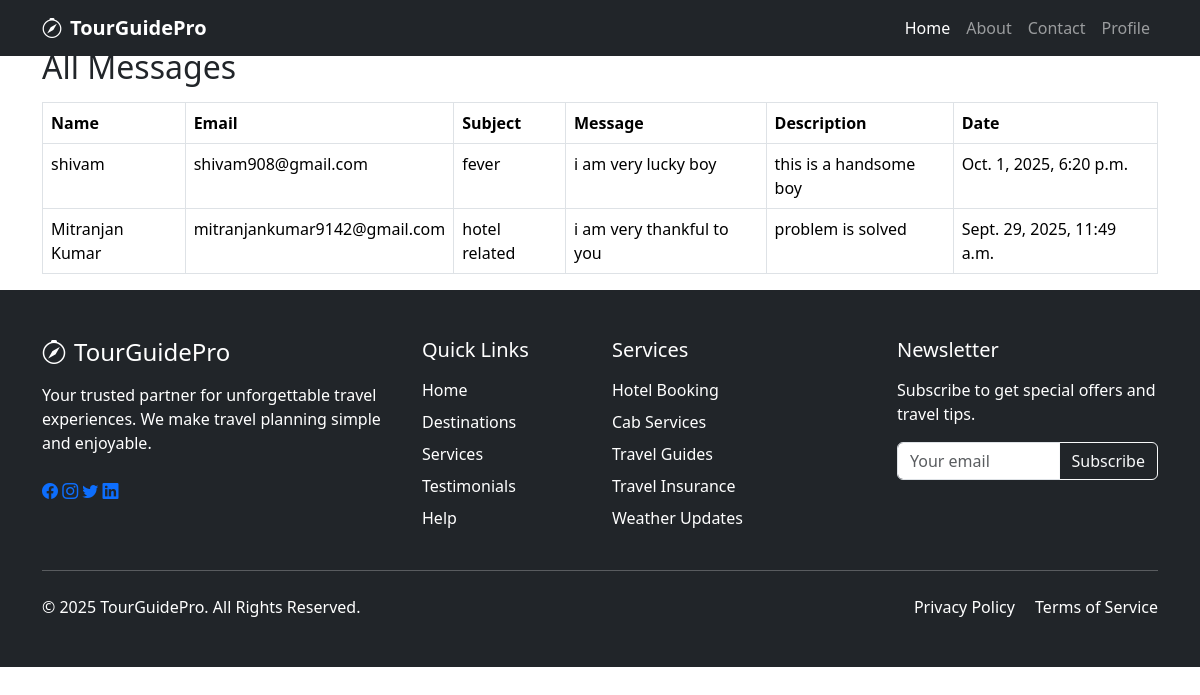
Screenshot of /messages/ with the database file from the repository.
### service/models.py (models this page shows, shortened)
class ContactMessage(models.Model):
    name = models.CharField(max_length=100)
    email = models.EmailField()
    subject = models.CharField(max_length=200)
    message = models.TextField()
    description = models.TextField()  # use lowercase field name
    created_at = models.DateTimeField(auto_now_add=True)

### wscubetech/views.py (the view)
# urls.py: path("messages/", messages_list_view, name="messages_list"),
def messages_list_view(request):
    messages_data = ContactMessage.objects.all().order_by('-created_at')
    return render(request, 'messages_list.html', {'messages': messages_data})

### templates/messages_list.html
{% extends 'base.html' %}
{% block content %}
<div class="container mt-5">
  <h2>All Messages</h2>
  <table class="table table-bordered mt-3">
    <thead>
      <tr>
        <th>Name</th>
        <th>Email</th>
        <th>Subject</th>
        <th>Message</th>
        <th>Description</th>
        <th>Date</th>
      </tr>
    </thead>
    <tbody>
      {% for msg in messages %}
      <tr>
        <td>{{ msg.name }}</td>
        <td>{{ msg.email }}</td>
        <td>{{ msg.subject }}</td>
        <td>{{ msg.message }}</td>
        <td>{{ msg.description }}</td>
        <td>{{ msg.created_at }}</td>
      </tr>
      {% empty %}
      <tr>
        <td colspan="6">No messages yet.</td>
      </tr>
      {% endfor %}
    </tbody>
  </table>
</div>
{% endblock %}

### templates/base.html (shortened to what this page needs)
<!DOCTYPE html>
<html lang="en">
<head>
  <link href="https://cdn.jsdelivr.net/npm/bootstrap@5.3.2/dist/css/bootstrap.min.css" rel="stylesheet">
  <link rel="stylesheet" href="https://cdn.jsdelivr.net/npm/bootstrap-icons@1.10.5/font/bootstrap-icons.css">
</head>
<body>
  {% include "header.html" %}
    {% block content %}
    {% endblock %}
  {% include "footer.html" %}
</body>
</html>

### templates/header.html (shortened to what this page needs)
<nav class="navbar navbar-expand-lg navbar-dark bg-dark fixed-top">
  <div class="container">
    <a class="navbar-brand fw-bold" href="{% url 'home' %}">
      <i class="bi bi-compass me-2"></i>TourGuidePro
    </a>
    <div class="collapse navbar-collapse" id="navbarNav">
      <ul class="navbar-nav ms-auto">
        <li class="nav-item">
          <a class="nav-link active" href="{% url 'home' %}">Home</a>
        </li>
        <li class="nav-item">
          <a class="nav-link" href="{% url 'about' %}">About</a>
        </li>
        <li class="nav-item">
          <a class="nav-link" href="{% url 'contact' %}">Contact</a>
        </li>
        <li class="nav-item">
          <a class="nav-link" href="{% url 'profile' %}">Profile</a>
        </li>
      </ul>
    </div>
  </div>
</nav>

### templates/footer.html (shortened to what this page needs)
<footer class="bg-dark text-white py-5">
  <div class="container">
    <div class="row">
      <div class="col-lg-4 mb-4 mb-lg-0">
        <h4 class="mb-3"><i class="bi bi-compass me-2"></i>TourGuidePro</h4>
        <p>Your trusted partner for unforgettable travel experiences. We make travel planning simple and enjoyable.</p>
        <div class="social-icons mt-4">
          <a href="#"><i class="bi bi-facebook"></i></a>
          <a href="#"><i class="bi bi-instagram"></i></a>
          <a href="#"><i class="bi bi-twitter"></i></a>
          <a href="#"><i class="bi bi-linkedin"></i></a>
        </div>
      </div>
      <div class="col-lg-2 col-md-6 mb-4 mb-lg-0">
        <h5 class="mb-3">Quick Links</h5>
        <ul class="list-unstyled">
          <li class="mb-2"><a href="#" class="text-white text-decoration-none">Home</a></li>
          <li class="mb-2"><a href="#destinations" class="text-white text-decoration-none">Destinations</a></li>
          <li class="mb-2"><a href="#services" class="text-white text-decoration-none">Services</a></li>
          <li class="mb-2"><a href="#testimonials" class="text-white text-decoration-none">Testimonials</a></li>
          <li><a href="{% url 'Help' %}" class="text-white text-decoration-none">Help</a></li>
        </ul>
      </div>
      <div class="col-lg-3 col-md-6 mb-4 mb-lg-0">
        <h5 class="mb-3">Services</h5>
        <ul class="list-unstyled">
          <li class="mb-2"><a href="#" class="text-white text-decoration-none">Hotel Booking</a></li>
          <li class="mb-2"><a href="#" class="text-white text-decoration-none">Cab Services</a></li>
          <li class="mb-2"><a href="#" class="text-white text-decoration-none">Travel Guides</a></li>
          <li class="mb-2"><a href="#" class="text-white text-decoration-none">Travel Insurance</a></li>
          <li><a href="#" class="text-white text-decoration-none">Weather Updates</a></li>
        </ul>
      </div>
      <div class="col-lg-3">
        <h5 class="mb-3">Newsletter</h5>
        <p>Subscribe to get special offers and travel tips.</p>
        <form class="mt-3">
          <div class="input-group">
            <input type="email" class="form-control" placeholder="Your email">
            <button class="btn btn-outline-light" type="button">Subscribe</button>
          </div>
        </form>
      </div>
    </div>
    <hr class="my-4">
    <div class="row align-items-center">
      <div class="col-md-6">
        <p class="mb-0">&copy; 2025 TourGuidePro. All Rights Reserved.</p>
      </div>
      <div class="col-md-6 text-md-end">
        <a href="#" class="text-white text-decoration-none me-3">Privacy Policy</a>
        <a href="#" class="text-white text-decoration-none">Terms of Service</a>
      </div>
    </div>
  </div>
</footer>

### rows the page displays
ContactMessage: name "shivam", email "shivam908@gmail.com", subject "fever", message "i am very lucky boy", description "this is a handsome boy", created_at "Oct. 1, 2025, 6:20 p.m."
ContactMessage: name "Mitranjan Kumar", email "mitranjankumar9142@gmail.com", subject "hotel related", message "i am very thankful to you", description "problem is solved", created_at "Sept. 29, 2025, 11:49 a.m."
